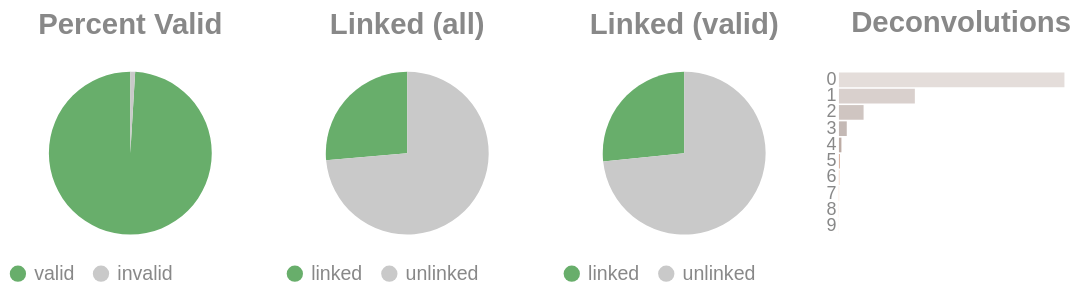

This figure's notebook cell:
### Code cell
if SKIPLR:
    pass
else:
    clash = Counter()
    for i in valids['molecule'].to_list():
        _mol = i.split("-")
        if len(_mol) == 1:
            clash.update('0')
        else:
            clash.update(_mol[-1])

    _d = {"deconvolutions": [], 'count': []}
    for k,v in clash.items():
        _d['deconvolutions'].append(k)
        _d['count'].append(v)

    tot_valid = valids['reads'].sum()
    mask = valids['reads'] >= 2
    n_linked_reads = valids.filter(mask)['reads'].sum()
    if n_linked_reads == 0:
        print_html("No linked molecules (>=2 reads) were detected; skipping linked-only distributions.")
        SKIPLR = True
    else:
        perc_valid = round(tot_valid / n_reads, 4)
        linked_perc_abs = round(n_linked_reads / n_reads, 4)
        linked_perc = round(n_linked_reads / tot_valid, 4)

    _valid = pl.DataFrame({"valids": ['valid', 'invalid'], "count": [tot_valid, n_reads - tot_valid]})
    _linked_abs = pl.DataFrame({"linked (absolute)": ['linked', 'unlinked'], "count": [n_linked_reads, n_reads - n_linked_reads]})
    _linked_rel = pl.DataFrame({"linked (valids)": ['linked', 'unlinked'], "count": [n_linked_reads, tot_valid - n_linked_reads]})

    (
        alt.hconcat(
            piechart(_valid, goodval = 'valid', title = "Percent Valid"),
            piechart(_linked_abs, goodval = "linked", title =  "Linked (all)"),
            piechart(_linked_rel, goodval = "linked", title =  "Linked (valid)"),
            convolutionbar(pl.DataFrame(_d), title = "Deconvolutions"),
            center = True,
            bounds = 'flush'
        )
        .resolve_scale(color='independent')
        .resolve_legend('independent')
        .properties(usermeta={'embedOptions': {"actions": False}})
    ).display()

### Figure 1 — Vega-Lite specification as saved in the notebook (floating-point values rounded to 4 significant figures)
{"width": "container", "height": 400, "config": {"title": {"anchor": "start", "dy": -15, "fontSize": 18, "color": "#888888", "subtitleColor": "#888888", "subtitleFontSize": 14}, "arc": {"fill": "#0072B2"}, "axis": {"domainColor": "#888888", "domainWidth": 0.5, "gridWidth": 0.2, "grid": false, "titleFontWeight": 400, "titleFontSize": 15, "labelFontSize": 11, "labelColor": "#888888", "tickColor": "#888888", "tickWidth": 0.2, "titleColor": "#888888"}, "axisBand": {"grid": false}, "axisX": {"grid": true, "tickSize": 10, "domainCap": "round"}, "axisY": {"domain": false, "grid": true, "tickSize": 0, "domainCap": "round"}, "background": "transparent", "header": {"labelFontSize": 15, "labelColor": "#888888", "titleFontSize": 15, "titleFontWeight": 600, "titleColor": "#888888"}, "legend": {"labelFont": "sans-serif", "labelFontSize": 12, "labelColor": "#888888", "symbolSize": 100, "symbolType": "circle", "titleFontSize": 12, "titlePadding": 10, "titleColor": "#888888", "title": null}, "range": {"category": ["#E69F00", "#56B4E9", "#009E73", "#F0E442", "#0072B2", "#D55E00", "#CC79A7", "#000000"], "diverging": ["#cfe8f3", "#a2d4ec", "#73bfe2", "#46abdb", "#1696d2", "#12719e"]}, "area": {"fill": "#0072B2", "fillOpacity": 0.7, "line": true, "strokeOpacity": 0.7}, "line": {"color": "#0072B2", "stroke": "#0072B2", "strokeWidth": 2}, "trail": {"color": "#0072B2", "stroke": "#0072B2", "strokeWidth": 0, "size": 1}, "point": {"filled": true, "fillOpacity": 1.0, "size": 95}, "text": {"color": "#888888", "fontSize": 11, "align": "right", "fontWeight": 400, "size": 11}, "bar": {"fill": "#0072B2", "stroke": null}, "view": {"stroke": null, "continuousWidth": 660, "continuousHeight": 400}}, "hconcat": [{"data": {"name": "data-52b65620c6a52426f14209ddfb5a0ea6"}, "mark": {"type": "arc"}, "encoding": {"color": {"field": "valids", "legend": {"orient": "bottom", "title": null}, "scale": {"domain": ["valid", "invalid"], "range": ["#68ae6b", "#C9C9C9"]}, "title": "Valids", "type": "nominal"}, "theta": {"field": "count", "type": "quantitative"}, "tooltip": [{"field": "valids", "title": "Valids", "type": "ordinal"}, {"field": "percent", "format": ".2%", "title": "Percent", "type": "quantitative"}, {"field": "count", "title": "Count", "type": "quantitative"}]}, "height": 100, "title": {"text": "Percent Valid", "align": "center", "anchor": "middle"}, "transform": [{"calculate": "datum.count / 2004229", "as": "percent"}], "width": 150}, {"data": {"name": "data-e6e4ca15a7647f6c1dc2fa968dd9285e"}, "mark": {"type": "arc"}, "encoding": {"color": {"field": "linked (absolute)", "legend": {"orient": "bottom", "title": null}, "scale": {"domain": ["linked", "unlinked"], "range": ["#68ae6b", "#C9C9C9"]}, "title": "Linked (Absolute)", "type": "nominal"}, "theta": {"field": "count", "type": "quantitative"}, "tooltip": [{"field": "linked (absolute)", "title": "Linked (Absolute)", "type": "ordinal"}, {"field": "percent", "format": ".2%", "title": "Percent", "type": "quantitative"}, {"field": "count", "title": "Count", "type": "quantitative"}]}, "height": 100, "title": {"text": "Linked (all)", "align": "center", "anchor": "middle"}, "transform": [{"calculate": "datum.count / 2004229", "as": "percent"}], "width": 150}, {"data": {"name": "data-0d498772b7b84152dc68682cf8efe573"}, "mark": {"type": "arc"}, "encoding": {"color": {"field": "linked (valids)", "legend": {"orient": "bottom", "title": null}, "scale": {"domain": ["linked", "unlinked"], "range": ["#68ae6b", "#C9C9C9"]}, "title": "Linked (Valids)", "type": "nominal"}, "theta": {"field": "count", "type": "quantitative"}, "tooltip": [{"field": "linked (valids)", "title": "Linked (Valids)", "type": "ordinal"}, {"field": "percent", "format": ".2%", "title": "Percent", "type": "quantitative"}, {"field": "count", "title": "Count", "type": "quantitative"}]}, "height": 100, "title": {"text": "Linked (valid)", "align": "center", "anchor": "middle"}, "transform": [{"calculate": "datum.count / 1985184", "as": "percent"}], "width": 150}, {"data": {"name": "data-d119f260db037be15c598f9dba240a33"}, "mark": {"type": "bar"}, "encoding": {"color": {"field": "deconvolutions", "legend": null, "scale": {"scheme": "lightgreyred"}, "type": "nominal"}, "tooltip": [{"field": "deconvolutions", "title": "Deconvolutions", "type": "ordinal"}, {"field": "percent", "format": ".2%", "title": "Percent", "type": "quantitative"}, {"field": "count", "title": "Count", "type": "quantitative"}], "x": {"axis": null, "field": "count", "type": "quantitative"}, "y": {"field": "deconvolutions", "sort": "ascending", "title": null, "type": "nominal"}}, "height": 100, "title": {"text": "Deconvolutions", "align": "center", "anchor": "middle"}, "transform": [{"calculate": "datum.count / 1657992", "as": "percent"}], "width": 150}], "bounds": "flush", "center": true, "resolve": {"legend": {"angle": "independent"}, "scale": {"color": "independent"}}, "usermeta": {"embedOptions": {"actions": false}}, "$schema": "https://vega.github.io/schema/vega-lite/v6.4.1.json", "datasets": {"data-52b65620c6a52426f14209ddfb5a0ea6": [{"valids": "valid", "count": 1985184}, {"valids": "invalid", "count": 19045}], "data-e6e4ca15a7647f6c1dc2fa968dd9285e": [{"linked (absolute)": "linked", "count": 529320}, {"linked (absolute)": "unlinked", "count": 1474909}], "data-0d498772b7b84152dc68682cf8efe573": [{"linked (valids)": "linked", "count": 529320}, {"linked (valids)": "unlinked", "count": 1455864}], "data-d119f260db037be15c598f9dba240a33": [{"deconvolutions": "0", "count": 1107468}, {"deconvolutions": "1", "count": 372798}, {"deconvolutions": "2", "count": 121027}, {"deconvolutions": "3", "count": 38453}, {"deconvolutions": "4", "count": 12155}, {"deconvolutions": "5", "count": 3904}, {"deconvolutions": "6", "count": 1389}, {"deconvolutions": "7", "count": 497}, {"deconvolutions": "8", "count": 201}, {"deconvolutions": "9", "count": 100}]}}
